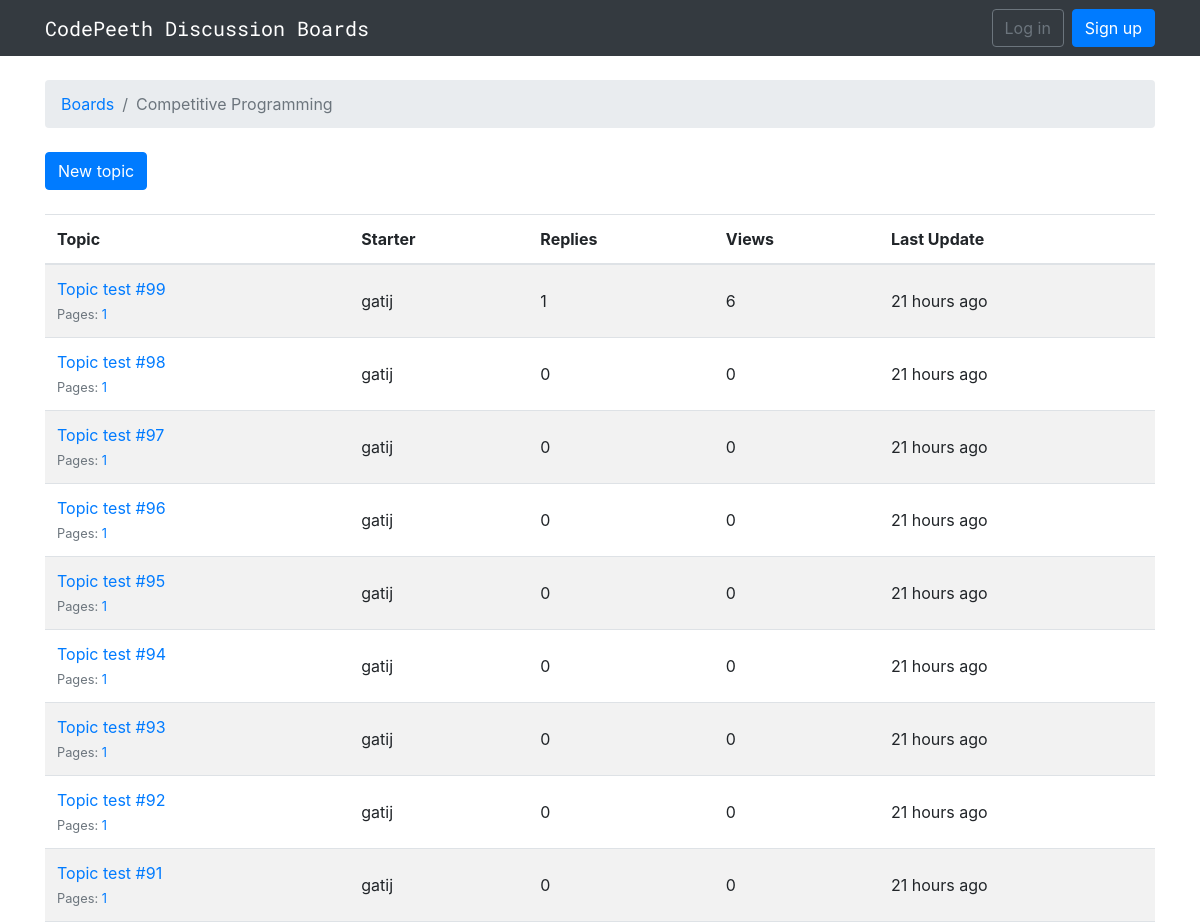
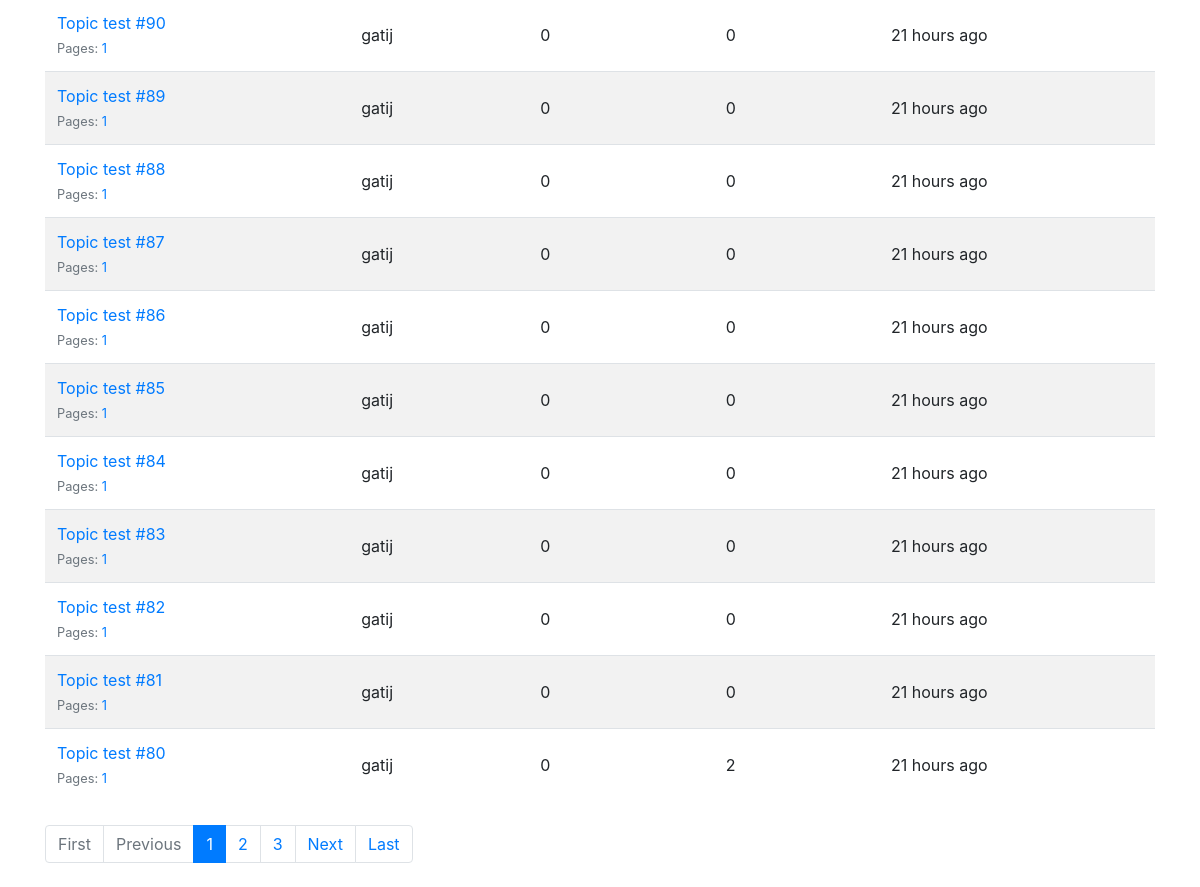
The page /boards/2/ on the database its author committed (2 pictures, top to bottom).
### boards/models.py (models this page shows, shortened)
class Board(models.Model):
    name = models.CharField(max_length=30, unique=True)
    description = models.CharField(max_length=100)

class Topic(models.Model):
    subject = models.CharField(max_length=255)
    last_updated = models.DateTimeField(auto_now_add=True)
    board = models.ForeignKey(Board, on_delete = models.CASCADE,
            related_name='topics')
    starter = models.ForeignKey(User, on_delete = models.SET(get_sentinel_user),
            related_name='topics')
    views = models.PositiveIntegerField(default=0)
    def get_page_count(self):
        count = self.posts.count()
        pages = count / 20
        return math.ceil(pages)
    def has_many_pages(self, count=None):
        if count is None:
            count = self.get_page_count()
        return count > 6
    def get_page_range(self):
        count = self.get_page_count()
        if self.has_many_pages(count):
            return range(1, 5)
        return range(1, count + 1)

### boards/views.py (the view)
# urls.py: path('<int:pk>/', views.TopicListView.as_view(), name='board_topics'),
class TopicListView(ListView):
    model = Topic
    context_object_name = 'topics'
    template_name = 'topics.html'
    paginate_by = 20
    def get_context_data(self, **kwargs):
        kwargs['board'] = self.board
        return super().get_context_data(**kwargs)
    def get_queryset(self):
        self.board = get_object_or_404(Board, pk=self.kwargs.get('pk'))
        queryset = self.board.topics.order_by('-last_updated').annotate(replies=Count('posts') - 1)
        return queryset

### templates/topics.html (shortened to what this page needs)
{% extends 'base.html' %}
{% load humanize %}
{% block breadcrumb %}
  <li class="breadcrumb-item"><a href="{% url 'boards_home' %}">Boards</a></li>
  <li class="breadcrumb-item active">{{ board.name }}</li>
{% endblock %}
{% block content %}
  <div class="mb-4">
    <a href="{% url 'new_topic' board.pk %}" class="btn btn-primary">New topic</a>
  </div>
     <table class="table table-striped mb-4">
    <thead class="thead-inverse">
      <tr>
        <th>Topic</th>
        <th>Starter</th>
        <th>Replies</th>
        <th>Views</th>
        <th>Last Update</th>
      </tr>
    </thead>
    <tbody>
      {% for topic in topics %}
        {% url 'topic_posts' board.pk topic.pk as topic_url %}
        <tr>
          <td>
            <p class="mb-0">
              <a href="{{ topic_url }}">{{ topic.subject }}</a>
            </p>
            <small class="text-muted">
              Pages:
              {% for i in topic.get_page_range %}
                <a href="{{ topic_url }}?page={{ i }}">{{ i }}</a>
              {% endfor %}
            </small>
          </td>
          <td class="align-middle">{{ topic.starter.username }}</td>
          <td class="align-middle">{{ topic.replies }}</td>
          <td class="align-middle">{{ topic.views }}</td>
          <td class="align-middle">{{ topic.last_updated|naturaltime }}</td>
        </tr>
      {% endfor %}
    </tbody>
  </table>
  {% include 'includes/pagination.html' %}
{% endblock %}

### rows shown on the page
Board: name "Competitive Programming"
Topic: subject "Topic test #99", get_page_range "1", starter.username "gatij", replies "1", views "6", last_updated "21 hours ago"
Topic: subject "Topic test #98", get_page_range "1", starter.username "gatij", replies "0", views "0", last_updated "21 hours ago"
Topic: subject "Topic test #97", get_page_range "1", starter.username "gatij", replies "0", views "0", last_updated "21 hours ago"
Topic: subject "Topic test #96", get_page_range "1", starter.username "gatij", replies "0", views "0", last_updated "21 hours ago"
Topic: subject "Topic test #95", get_page_range "1", starter.username "gatij", replies "0", views "0", last_updated "21 hours ago"
Topic: subject "Topic test #94", get_page_range "1", starter.username "gatij", replies "0", views "0", last_updated "21 hours ago"
Topic: subject "Topic test #93", get_page_range "1", starter.username "gatij", replies "0", views "0", last_updated "21 hours ago"
Topic: subject "Topic test #92", get_page_range "1", starter.username "gatij", replies "0", views "0", last_updated "21 hours ago"
Topic: subject "Topic test #91", get_page_range "1", starter.username "gatij", replies "0", views "0", last_updated "21 hours ago"
Topic: subject "Topic test #90", get_page_range "1", starter.username "gatij", replies "0", views "0", last_updated "21 hours ago"
Topic: subject "Topic test #89", get_page_range "1", starter.username "gatij", replies "0", views "0", last_updated "21 hours ago"
Topic: subject "Topic test #88", get_page_range "1", starter.username "gatij", replies "0", views "0", last_updated "21 hours ago"
Topic: subject "Topic test #87", get_page_range "1", starter.username "gatij", replies "0", views "0", last_updated "21 hours ago"
Topic: subject "Topic test #86", get_page_range "1", starter.username "gatij", replies "0", views "0", last_updated "21 hours ago"
Topic: subject "Topic test #85", get_page_range "1", starter.username "gatij", replies "0", views "0", last_updated "21 hours ago"
Topic: subject "Topic test #84", get_page_range "1", starter.username "gatij", replies "0", views "0", last_updated "21 hours ago"
Topic: subject "Topic test #83", get_page_range "1", starter.username "gatij", replies "0", views "0", last_updated "21 hours ago"
Topic: subject "Topic test #82", get_page_range "1", starter.username "gatij", replies "0", views "0", last_updated "21 hours ago"
Topic: subject "Topic test #81", get_page_range "1", starter.username "gatij", replies "0", views "0", last_updated "21 hours ago"
Topic: subject "Topic test #80", get_page_range "1", starter.username "gatij", replies "0", views "2", last_updated "21 hours ago"

### other values the page prints
{{ page_num }} "1"
{{ page_num }} "2" "3"
